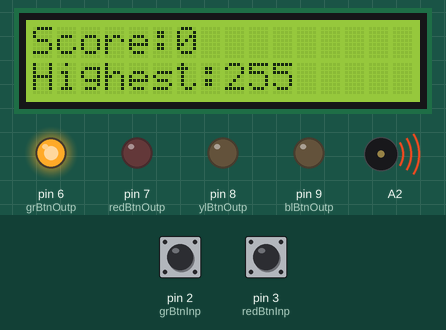
The sketch below on a simulated Arduino Uno, built with avr-gcc and run on an emulated ATmega328P. Shown: 16×2 character LCD, output pins drawn as LEDs (lit = HIGH), buzzer (waves = sounding). The test bench sets the inputs (shaded band); at power-on: pin 2 (grBtnInp) LOW, pin 3 (redBtnInp) HIGH. Random numbers use the default seed unless the sketch sets one.

Above: at 4.2 s.
4.3 s: pin 2 (grBtnInp) pulled HIGH for 2.4 s
At 5.0 s:
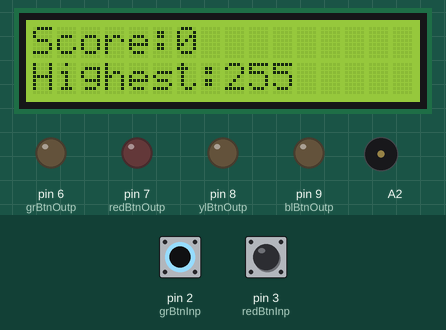
Timing chart, 0 to 7.3 s (numbered marks = the images above; inputs shaded):
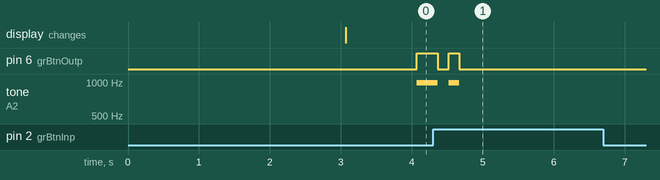

The sketch:

simon.ino
```cpp
#include <EEPROM.h>
#include <LiquidCrystal.h>
#include "pitches.h"

// initialize the library with the numbers of the interface pins
LiquidCrystal lcd(10, 11, 12, 13, A1, A0);

//passive buzzer
int melody[] = {
  NOTE_C5, NOTE_D5, NOTE_E5, NOTE_F5, NOTE_G5, NOTE_A5, NOTE_B5, NOTE_C6};
int gameOverFreq = melody[0];
int redLEDfreq = melody[7];
int grLEDfreq = melody[6];
int ylLEDfreq = melody[5];
int blLEDfreq = melody[4];
//passive buzzer

long randNumber;
int highScore = EEPROM[0];
int score = 0;

//LED wiring
int grBtnInp = 2;
int grBtnOutp = 6;

int redBtnInp = 3;
int redBtnOutp = 7;

int ylBtnInp = 4;
int ylBtnOutp = 8;

int blBtnInp = 5;
int blBtnOutp = 9;
//LED wiring

void setup() {
  //LED wiring
  pinMode(grBtnInp, INPUT);
  pinMode(grBtnOutp, OUTPUT);
  pinMode(redBtnInp, INPUT);
  pinMode(redBtnOutp, OUTPUT);
  pinMode(ylBtnInp, INPUT);
  pinMode(ylBtnOutp, OUTPUT);
  pinMode(blBtnInp, INPUT);
  pinMode(blBtnOutp, OUTPUT);
  //LED wiring

  lcd.begin(16, 2); //12 columns, 2 rows

  randomSeed(analogRead(5));  // Read from an unconnected analog pin for entropy

  delay(3000);
}

void loop() {
  lcd.clear();
  lcd.setCursor(0, 0); //column 1, row 1 (Zero-based numbering)
  lcd.print("Score:");
  lcd.setCursor(0, 1); //column 1, row 2 (Zero-based numbering)
  lcd.print("Highest:");

  reportScore();

  delay(1000);
  int* LEDoutputs = new int[1];

  while (true) {
    int LEDoutput;

    //random LED BLINK logic
    randNumber = random(0, 4); //generate # from 0 - 3
    if(randNumber == 0) LEDoutput = grBtnOutp;
    else if (randNumber == 1) LEDoutput = redBtnOutp;
    else if(randNumber == 2) LEDoutput = ylBtnOutp;
    else LEDoutput = blBtnOutp;
    //random LED BLINK logic

    //Current game LEDs are lit
    LEDoutputs[score] = LEDoutput;

    for(int i = 0; i < score + 1; i++)
    {
      blink(LEDoutputs[i], 300);
    }
    //Current game LEDs are lit

    //User response
    for(int i = 0; i < score + 1; i++)
    {
      // Wait until button is clicked is available
      while (digitalRead(grBtnInp) == LOW && digitalRead(redBtnInp) == LOW && digitalRead(ylBtnInp) == LOW && digitalRead(blBtnInp) == LOW) {
        // Do nothing, just wait
      }

      int requiredPin = LEDoutputs[i];

      if(digitalRead(grBtnInp) == HIGH)
      {
        if(!validInput(grBtnOutp, requiredPin)) return;
      }
      else if(digitalRead(redBtnInp) == HIGH)
      {
        if(!validInput(redBtnOutp, requiredPin)) return;
      }
      else if(digitalRead(ylBtnInp) == HIGH) {
        if(!validInput(ylBtnOutp, requiredPin)) return;
      }
      else {
        if(!validInput(blBtnOutp, requiredPin)) return;
      }

      while (digitalRead(grBtnInp) == HIGH || digitalRead(redBtnInp) == HIGH || digitalRead(ylBtnInp) == HIGH || digitalRead(blBtnInp) == HIGH) {
        // Do nothing, just wait
      }
    }
    //User response

    delay(300);
    score++;
    reportScore();

    //modify array by dynamically allocating memory
    int newLength = score + 1;
    int* LEDoutputsTmp = new int[newLength];

    for(int i = 0; i < newLength - 1; i++) LEDoutputsTmp[i] = LEDoutputs[i];

    LEDoutputsTmp[newLength - 1] = LEDoutput;

    delete[] LEDoutputs;
    LEDoutputs = LEDoutputsTmp;
    //modify array by dynamically allocating memory
  }
}

bool validInput(int chosenPin, int requiredPin) {
  blink(chosenPin, 150);

  if(chosenPin != requiredPin)
  {
    gameOver();
    return false;
  }
  return true;
}

void gameOver() {
    score = 0;

    for(int i = 0; i < 4; i++){
    digitalWrite(grBtnOutp, HIGH);
    digitalWrite(redBtnOutp, HIGH);
    digitalWrite(ylBtnOutp, HIGH);
    digitalWrite(blBtnOutp, HIGH);
    buzz(gameOverFreq, 200);
    delay(200);
    digitalWrite(grBtnOutp, LOW);
    digitalWrite(redBtnOutp, LOW);
    digitalWrite(ylBtnOutp, LOW);
    digitalWrite(blBtnOutp, LOW);
    buzz(gameOverFreq, 200);
    delay(200);
  }
  delay(1000);
}

void reportScore() {
  if(score > highScore) {
    highScore = score;
    EEPROM[0] = highScore;
  }

  lcd.setCursor(6, 0);
  lcd.print(score);

  lcd.setCursor(8, 1);
  lcd.print(highScore);
}

void blink(int outputPin, int delayInt) {
  if(outputPin == grBtnOutp) buzz(grLEDfreq, delayInt);
  else if (outputPin == redBtnOutp) buzz(redLEDfreq, delayInt);
  else if(outputPin == ylBtnOutp) buzz(ylLEDfreq, delayInt);
  else buzz(blLEDfreq, delayInt);

  digitalWrite(outputPin, HIGH);
  delay(delayInt);
  digitalWrite(outputPin, LOW);
  delay(delayInt / 2);
}

void buzz(int note, int duration) {
  tone(A2, note, duration);
}
```
